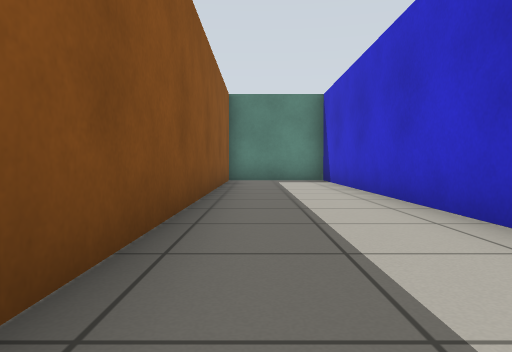
View 1 (above)

14 first-person views from a walk through a world built for the Gazebo simulator. The camera is 0.5 m above the floor, tilts 2° down and sees 70° across. The floor is counted in squares, 1 m on a side. Each view is taken from the middle of a square. On the plan, view 1 faces up. The plan holds only what a view shows up to about 9 squares ahead; the rest is blank. The place goes on beyond the plan.

View 2
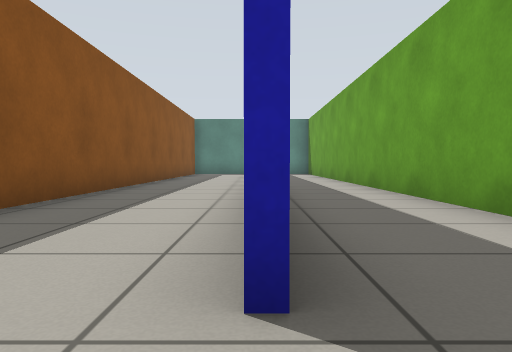

View 3
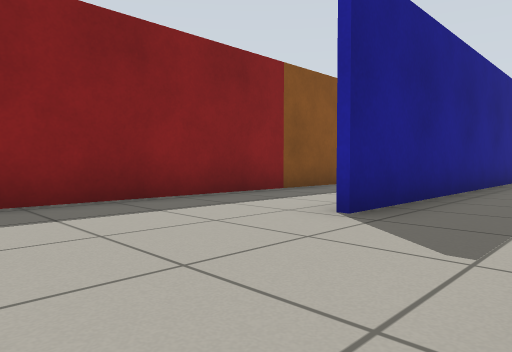

View 4
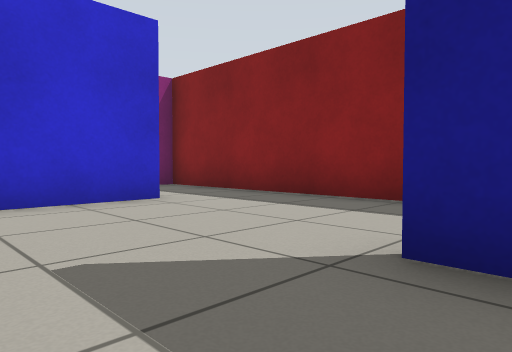

View 5
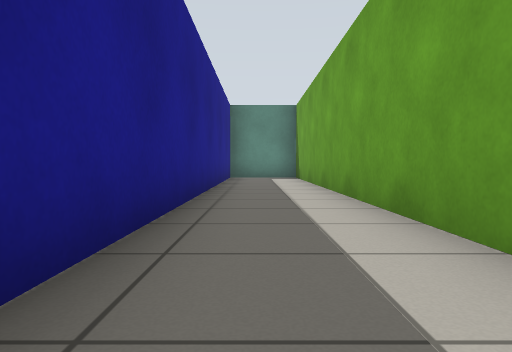

View 6
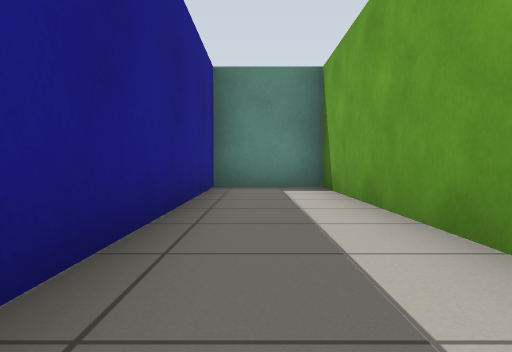

View 7
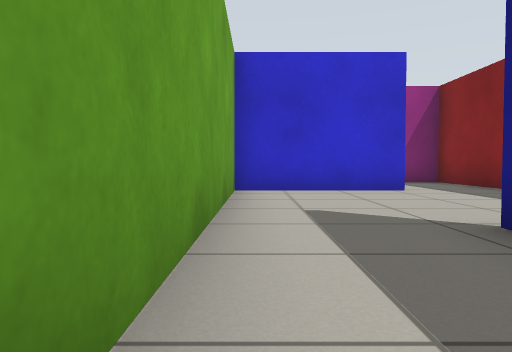

View 8
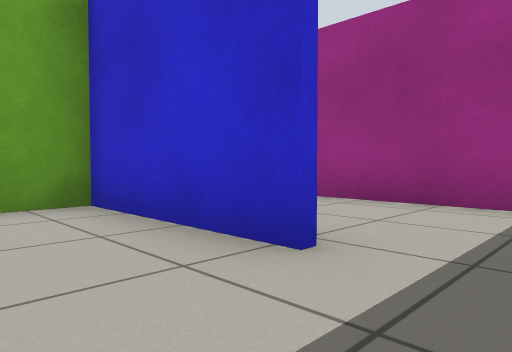

View 9
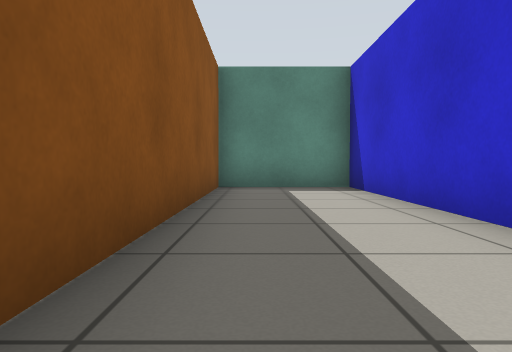

View 10
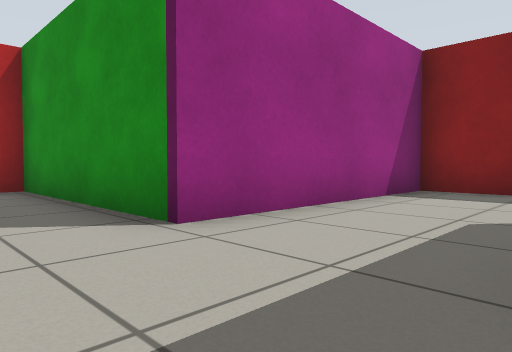

View 11
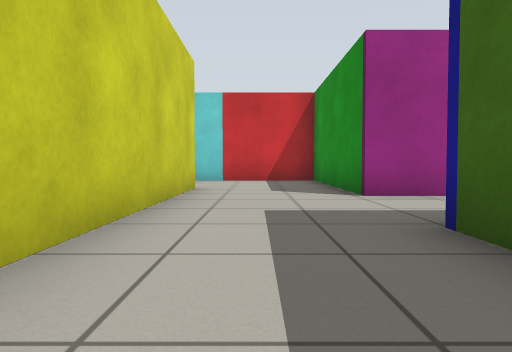

View 12
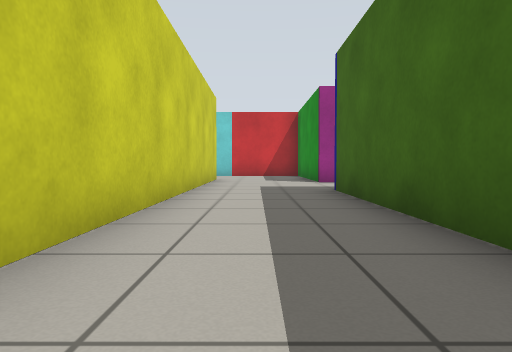

View 13
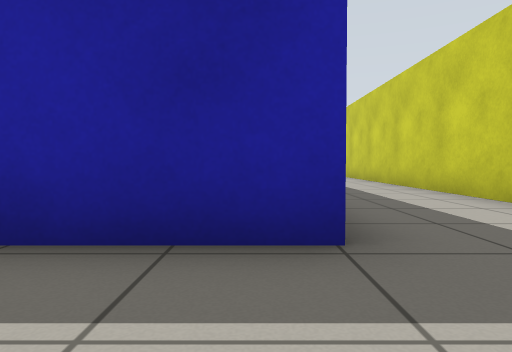

View 14
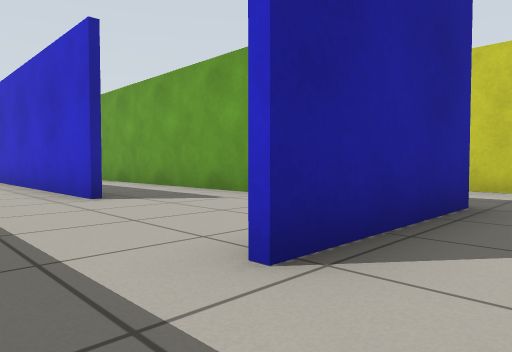

### Floor plan
Points are (right, up) in squares from view 1. A wall is a line through its corners. A room is listed if a view was taken in it or the views show most of it. See-through windows are left out.
Room 1 (views 1, 2, 3, 4, 5, 6, 7, 8, 9)
walls: (2, 2.7) (2, 10.7) (-0.8, 10.7) (-0.8, -8.4); (2, -4.9) (2, 0.9); (1.2, -8.7) (4.4, -8.7) (4.4, 10.7) (2.1, 10.7) (2.1, -4.9)
ways out: opening at (0.5, -9) to room 2
Room 2 (views 10, 11, 12, 13, 14)
walls: (4.5, -4) (4.5, -8.8) (1.2, -8.8); (7.2, -11.4) (7.2, -1.9); (-0.8, -8.4) (-0.8, -11.6) (4.3, -11.6)
ways out: opening at (0.5, -9) to room 1; opening at (5.5, -12.5)

Where each view was taken, in squares from view 1:
view 1: 0 up, 0 right, facing up
view 2: 6 down, 2 right, facing up
view 3: 8 down, 4 right, facing up-left
view 4: 4 down, 4 right, facing down-left
view 5: 2 down, 3 right, facing up
view 6: 3 up, 3 right, facing up
view 7: 2 down, 4 right, facing down
view 8: 7 down, 0 right, facing down-right
view 9: 3 up, 0 right, facing up
view 10: 9 down, 6 right, facing down-left
view 11: 6 down, 6 right, facing down
view 12: 2 down, 6 right, facing down
view 13: 11 down, 4 right, facing up
view 14: 10 down, 0 right, facing up-right
